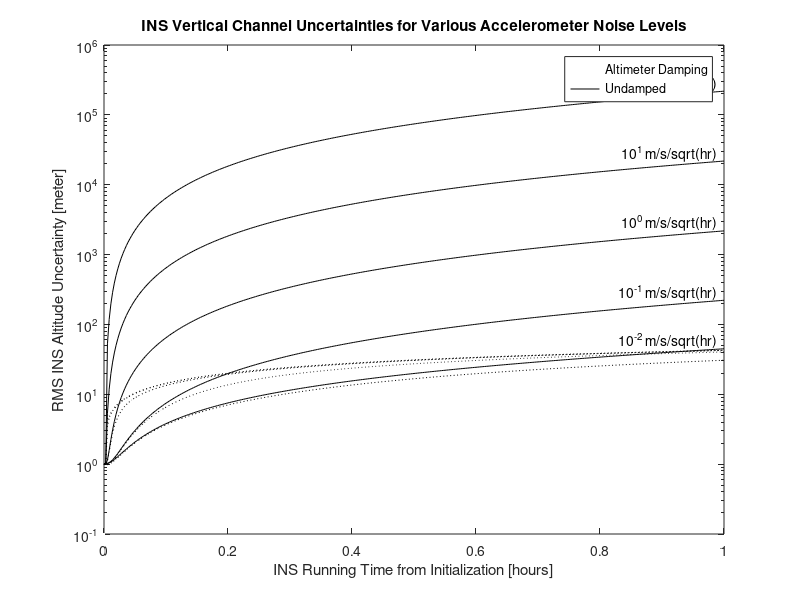

Write MATLAB code to recreate this figure.
%
% Simulated INS vertical channel covariances with and without damping
%
clear all;
close all;
Raltimeter     = 10;      % RMS altimeter noise [meter]
SigmaAltitude  = 100;     % RMS altimeter altitude offset error [meter]
TauAltimeter   = 10*3600; % altimeter offset correlation time [10 hours]
DeltaT         = 10;      % sampling interval [1 minute]
TSchuler       = 5046;    % Schuler period [sec]
Qaltimeter     = (1-exp(-2*DeltaT/TauAltimeter))*SigmaAltitude^2;
%
% State transition matrices, non-augmented and augmented
%
Phi2           = .5*exp(DeltaT/TSchuler)*[1,TSchuler;1/TSchuler,1] + .5*exp(-DeltaT/TSchuler)*[1,-TSchuler;-1/TSchuler,1];
Phi3           = [Phi2,zeros(2,1);zeros(1,2),exp(-DeltaT/TauAltimeter)];
H              = [1,0,1];
Legends        = [];
figure;
semilogy(0,.1,'w.');
hold on;
hours = 1;  % Simulated hours of operation
for log10mpsprh=-2:2,
    mpsprh = 10^log10mpsprh; % meter/sec/root-hour accelerometer noise
    Legend = ['10^{',num2str(log10mpsprh),'} m/s/sqrt(hr)'];
    Qaccelerometer = mpsprh^2*DeltaT/3600;
    Q2             = [0,0;0,Qaccelerometer];
    Q3             = [Q2,zeros(2,1);zeros(1,2),Qaltimeter];
    P2             = [1,0;0,1e-4]; % 1 m alt. uncert., 10 mm/s vel. uncert.
    P3             = [P2,zeros(2,1);zeros(1,2),1];
    k              = 1;
    Time(1)        = 0;
    Sigma2(1)      = sqrt(P2(1,1));
    Sigma3(1)      = sqrt(P3(1,1));
    for t = DeltaT:DeltaT:3600*hours,
        k         = k + 1;
        Time(k)   = t/3600; % time in hours
        P2        = Phi2*P2*Phi2' + Q2;
        Sigma2(k) = sqrt(P2(1,1));
        P3        = Phi3*P3*Phi3' + Q3; % a priori
        K         = P3*H'/(H*P3*H'+ Raltimeter);
        P3        = P3 - K*H*P3; % a posteriori
        P3        = .5*(P3 + P3');
        Sigma3(k) = sqrt(P3(1,1));
    end;
    semilogy(Time,Sigma2,'k-',Time,Sigma3,'k:');
    text(Time(length(Time))-.01,Sigma2(length(Time)),Legend,'HorizontalAlignment','right','VerticalAlignment','bottom');
end;
hold off;
legend('Altimeter Damping','Undamped');
title('INS Vertical Channel Uncertainties for Various Accelerometer Noise Levels');
xlabel('INS Running Time from Initialization [hours]');
ylabel('RMS INS Altitude Uncertainty [meter]');
%%  
%%  M. S. Grewal, A. P. Andrews, and C. G. Bartone
%%  Global Navigation Satellite Systems, Inertial Navigation, and Integration
%%  Wiley-Interscience, 2013
%%  
